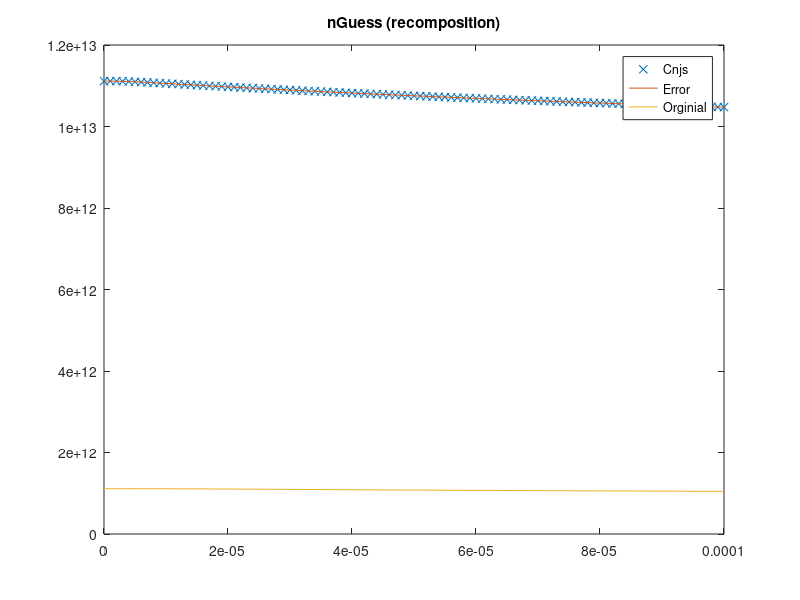
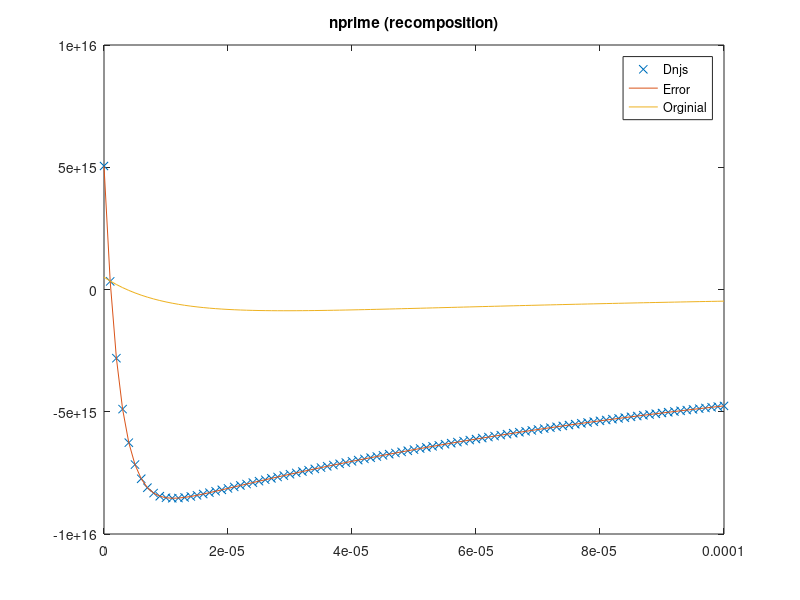
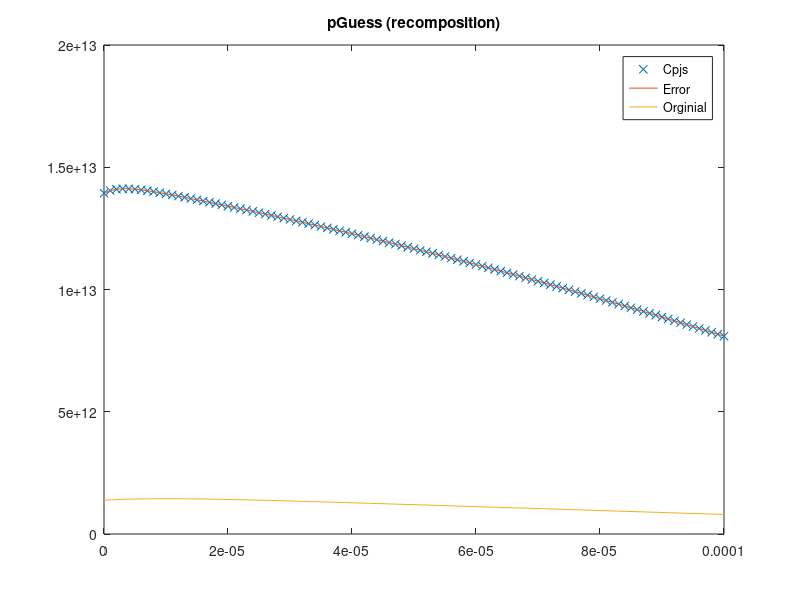
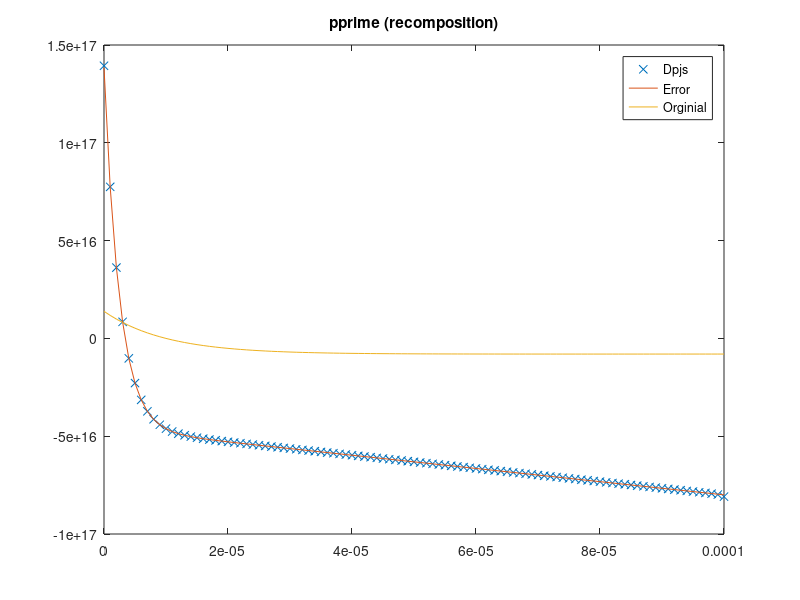

MATLAB code for these plots, in order: (Note: this script raises an error after producing the figures.)
clear all
close all
t=cputime;
%profile on

%Modified Newton, noisy input, Jacobian
%1st two terms full, 1/tau of last terms


%Version 1.0 of actual calculations
%Calculates the approximate solution of a known test function
%Uses numerical integration instead of symbolic integration
%The length of the testing regions can be varied
%The number of intervals can be varied
%The starting point of the testing region can be varied

%Collection of constants which may be useful

chi = 4.07; %(*electron affinity in eV*)
gamma = 5.47;  %(*ionization energy in eV*)
phi = chi + gamma/2; %(*work function in eV*)
Eg = gamma - chi;
ni = 2*10^6; %(*intrinsic carrier concentration in [1/cm^3]*)
me = 9.1*10^-31; %(*mass of electron  in kg*)
meffe = .067*me ;%(*mass in density of states for electrons [1]*)
meffh = .47*me; %(*mass in density of states for holes [1]*)
keV = 8.617*10^-5 ;%(*boltzmann  constant in eV/K*)
ksi = 1.38*10^-23; %(*boltzmann constant in J/K*)
ksiN = 1.38*10^-23;
ksiP = 1.38*10^-23;
T = 300; %(*Cell temperature in K*)
h = 6.626 * 10^-34;
Ec = -chi;
Ev = -gamma;
e0m = 8.854*10^-15;  %(*permittivity of free space in [s^4 A^2/m^3 kg]*)
e0 = e0m*10^-6; %(*permittivity of free space in [s^4 A^2/cm^3 kg]*)
er = 13.1; %(*permittivity ratio for a given material [1]*)
q = 1.6*10^-19; %(*Fundamental charge in C*)
taun = 10^-3; %(*electron lifetime in s*)
taup = 10^-3;%(*hole lifetime in s*)
mun = 8500; %(*electron mobility in cm^2/V s*)
mup = 400; %(*hole mobility in cm^2/V s*)
Dn = 220; %(*electron diffusivity in cm^2/s*)
Dp = 10; %(*hole diffusivity in cm^2/s*)
Sr = 10^5; %(*recombination velocity (in cm/s)*)
Wn = 10^-4; %(*Lenght of n-type region (in cm)*)
Wp = 10^-4; %(*Length of p-type region (in cm)*)


%Input the start and end points of the testing region and determine its
%length
startPoint = 0;
endPoint = Wn;
totalLength = endPoint-startPoint;

%Set number of intervals to divide domain into
numIntervals = 100;
intervalLength = totalLength/numIntervals;
dx = intervalLength;
maxIterations=50;
% Store node locations
node = startPoint:dx:totalLength;

%Random noise bounds
rand=4;

AbsError=10^-18;
RelError=10^-6;

filepath=strcat('modifiedNewton v7/rand',num2str(rand),'/',num2str(numIntervals),'terms');
mkdir(filepath)

%(*Solar incidence data*)
alphaOpt = 10000; %(*/cm*) (*GaAs*)
Conc = 1;
Lflux = 2.0*10^17; %(*/cm^2 s *) (*photons absorbed by GaAs at 1 sun*)
R = 0.1; %(*reflection coefficient*)
Gop = @(x) alphaOpt*Conc*Lflux*(1 - R)*exp(-alphaOpt*(x));%(*/cm^3*) 


indexp = linspace(startPoint,totalLength+startPoint,numIntervals+1);
indexn = linspace(startPoint,totalLength+startPoint,numIntervals+1);

%Define general basis functions for interval 0 to 1
% Use inline functions; define generic basis functions and derivatives

%Phi function is chosen such that phi_right (f1) has f(0) = 1, f(1)=0, f'(0) = 1,
%f'(1)=0
%Phi function is chosen such that phi_left (f2) has f(0) = 0, f(1)=1, f'(0) = 1,
%f'(1)=0
%f1 = phi_right
%f2 = phi_left
f1 =@(x) (1-3.*(x/dx).^2+ 2.*(x/dx).^3);
f2 =@(x) (3*(x/dx).^2-2*(x/dx).^3); 

f1prime = @(x) (-6/dx^2.*(x) + 6/dx^3.*(x).^2);
f2prime = @(x) (6/dx^2.*(x) - 6/dx^3.*(x).^2);

f1primeprime = @(x) (-6/dx^2 + 12/dx^3.*(x));
f2primeprime = @(x) (6/dx^2 - 12/dx^3.*(x));

%Psi function is chosen such that psi_right (f3) has f'(0) = 1, f'(1)=0, f(0) =
%0, f(1)=0
%Psi function is chosen such that psi_left (f4) has f'(0) = 0, f'(1)=1, f(0) = 0,
%f(1)=0
%f3 = psi_left
%f4 = psi_right
f3 = @(x) ((x/dx)- 2*(x/dx).^2+(x/dx).^3)*dx;
f4 = @(x) (-(x/dx).^2+(x/dx).^3)*dx;


f3prime = @(x) (1/dx - 4/dx.^2.*(x) + 3/dx.^3.*(x).^2)*dx;
f4prime = @(x) (-2/dx^2.*(x) + 3/dx^3.*(x).^2)*dx;

f3primeprime = @(x) (-4/dx.^2 + 6/dx.^3.*(x))*dx;
f4primeprime = @(x) (-2/dx.^2 + 6/dx.^3.*(x))*dx;

% x_axis=0:dx/100:dx;
% subplot(221),plot(x_axis,f1(x_axis))
% subplot(222),plot(x_axis,f2(x_axis))
% subplot(223),plot(x_axis,f3(x_axis))
% subplot(224),plot(x_axis,f4(x_axis))
%%%%%%%%%%%%%%%%%%%%%%%%%%%%%%%%%%%%%%%%%%%%%%%%%%%%%%%%%%%%%%%%%%%%%%%%%%%%%%
%Set up known n(x) and p(x) distributions
%%%%%%%%%%%%%%%%%%%%%%%%%%%%%%%%%%%%%%%%%%%%%%%%%%%%%%%%%%%%%%%%%%%%%%%%%%%%%%


%Set up initial guess for p(x).  The curve goes has the vague shape of the
%expected output (peak near 0 and vaguely exponential).

%%%%%%%%%%%%%%%%%%%%%%%%%%%%%%%%%%%%%%%%%%%%%%%%%%
%NOTE: If pGuess is change, initial BCs for pGuess must also be changed
%%%%%%%%%%%%%%%%%%%%%%%%%%%%%%%%%%%%%%%%%%%%%%%%%%
p1=8.14812*10^13;
p2=-2.19257*10^11;
p3=-8.12149*10^13;
p4=1.33755*10^12;
gammap1=100;
gammap2=100000;
gammap3=1;
gammap4=10;

%Symbolic form of pGuess
pGuessOrig = @(x) p1*exp(-gammap1*x)+p2*exp(-gammap2*x)+p3*exp(-gammap3*x)+p4*exp(-gammap4*x);

n1=-1.79768*10^10;
n2=1.29154*10^11;
n3=9.94351*10^11;
n4=5.6616*10^9;
gamman1=100000;
gamman2=10000;
gamman3=1;
gamman4=10;

%Symbolic form of nGuess
nGuessOrig = @(x) n1*exp(-gamman1*x)+n2*exp(-gamman2*x)+n3*exp(-gamman3*x)+n4*exp(-gamman4*x);

nprimeOrig = @(x) -(n1*gamman1*exp(-gamman1*x) + n2*gamman2*exp(-gamman2*x) + n3*gamman3*exp(-gamman3*x)+n4*gamman4*exp(-gamman4*x));
pprimeOrig = @(x) -(p1*gammap1*exp(-gammap1*x) + p2*gammap2*exp(-gammap2*x) + p3*gammap3*exp(-gammap3*x)+p4*gammap4*exp(-gammap4*x));

nprimeprimeOrig = @(x) (n1*gamman1*gamman1*exp(-gamman1*x) + n2*gamman2*gamman2*exp(-gamman2*x) + n3*gamman3*gamman3*exp(-gamman3*x)+n4*gamman4*gamman4*exp(-gamman4*x));
pprimeprimeOrig = @(x) (p1*gammap1*gammap1*exp(-gammap1*x) + p2*gammap2*gammap2*exp(-gammap2*x) + p3*gammap3*gammap3*exp(-gammap3*x)+p4*gammap4*gammap4*exp(-gammap4*x));

cn1 = Dn - ksiN*T*mun/q;
cn2 = ksiN*T*mun/q;

cp1 = ksiP*T*mup/q - Dp;
cp2 = -ksiP*T*mup/q;

%Check BCs
% alphaNtest = nprimeOrig(0)/nGuessOrig(0)
% alphaPtest = pprimeOrig(0)/pGuessOrig(0)
% betaNtest = nprimeOrig(Wn)/nGuessOrig(Wn)
% betaPtest = pprimeOrig(Wn)/pGuessOrig(Wn)


%Gopn = @(x) cn1.*(n1*(gamman1*gamman1)*exp(-gamman1*x) + n2*(gamman2*gamman2)*exp(-gamman2*x) + n3*(gamman3*gamman3)*exp(-gamman3*x))    +(ksiN*T*mun/q*(pprimeprimeOrig(x)./pGuessOrig(x) - (pprimeOrig(x)./pGuessOrig(x)).^2) - 1/taun).*(n1*exp(-gamman1*x) + n2*exp(-gamman2*x) + n3*exp(-gamman3*x));%+cn2.*pprime(x)./pGuess(x).*(-n1*(gamman1)*exp(-gamman1*x) - n2*(gamman2)*exp(-gamman2*x) - n3*(gamman3)*exp(-gamman3*x))     
%Gopp = @(x) cp1.*(p1*(gammap1*gammap1)*exp(-gammap1*x) + p2*(gammap2*gammap2)*exp(-gammap2*x) + p3*(gammap3*gammap3)*exp(-gammap3*x))    +(ksiP*T*mup/q*((nprimeOrig(x)./nGuessOrig(x)).^2 - nprimeprimeOrig(x)./nGuessOrig(x)) - 1/taup).*(p1*exp(-gammap1*x) + p2*exp(-gammap2*x) + p3*exp(-gammap3*x));%+cp2.*nprime(x)./nGuess(x).*(-p1*(gammap1)*exp(-gammap1*x) - p2*(gammap2)*exp(-gammap2*x) - p3*(gammap3)*exp(-gammap3*x))     

%Adjust pGuess to include error
%Adjust pGuess to include error

%'Noisified' terms
%n3*rand,gamman1,gamman2,gamman3 set;n1 and n2 calculated from those
%numbers using BCs
%Calcs done in Mathematica

n1rand=-3.63681*10^10;
n2rand=7.48779*10^11;
n3rand=-2.11622*10^14;
n4rand=2.22022*10^14;
gamman1rand=100000*rand;

nGuess = @(x) (n1rand*exp(-gamman1rand*x)+n2rand*exp(-gamman2*x)+n3rand*exp(-gamman3*x)+n4rand*exp(-gamman4*x));
nprime = @(x) -(n1rand*gamman1rand*exp(-gamman1rand*x) + n2rand*gamman2*exp(-gamman2*x) + n3rand*gamman3*exp(-gamman3*x)+n4rand*gamman4*exp(-gamman4*x));
nprimeprime = @(x) n1rand*gamman1rand*gamman1rand*exp(-gamman1rand*x) + n2rand*gamman2*gamman2*exp(-gamman2*x) + n3rand*gamman3*gamman3*exp(-gamman3*x)+n4rand*gamman4*gamman4*exp(-gamman4*x);

%p3*rand,gammap1,gammap2,gammap3 set;p1 and p2 calculated from those
%numbers using BCs
%Calcs done in Mathematica

p1rand=-3.82636*10^16;
p2rand=-4.61456*10^11;
p3rand=-3.87746*10^17;
p4rand=4.26024*10^17;
gammap2rand=100000*rand;

pGuess = @(x) (p1rand*exp(-gammap1*x)+p2rand*exp(-gammap2rand*x)+p3rand*exp(-gammap3*x)+p4rand*exp(-gammap4*x));
pprime = @(x) -(p1rand*gammap1*exp(-gammap1*x) + p2rand*gammap2rand*exp(-gammap2rand*x) + p3rand*gammap3*exp(-gammap3*x)+p4rand*gammap4*exp(-gammap4*x));
pprimeprime =@(x) p1rand*gammap1*gammap1*exp(-gammap1*x) + p2rand*gammap2rand*gammap2rand*exp(-gammap2rand*x) + p3rand*gammap3*gammap3*exp(-gammap3*x)+p4rand*gammap4*gammap4*exp(-gammap4*x);

% alphaNtestNoise = nprime(0)/nGuess(0)
% alphaPtestNoise = pprime(0)/pGuess(0)
% betaNtestNoise = nprime(Wn)/nGuess(Wn)
% betaPtestNoise = pprime(Wn)/pGuess(Wn)
% 
% diffAlphaN=alphaNtest-alphaNtestNoise
% diffAlphaP=alphaPtest-alphaPtestNoise
% diffBetaN=betaNtest-betaNtestNoise
% diffBetaP=betaPtest-betaPtestNoise

% fig2 = figure;
% plot(node,nGuess(node)), title('nGuess')
% saveas(fig2,strcat(filepath,'/nGuess.jpg'))

%Convert initial guess into form finite element composition
%This will allow it to be usable in later calculations

%Boundary conditions of test function put into form usable for the
%calculations below
 

%%%%%%%%%%%%%%%%%%%%%%%%%%%%%%%%%%%%%%%%%%%%%%%%%%%%%%%%%%%%%%%%%%%%%%%%%%%%
%Calculate composition of n(x) in finite element space
%%%%%%%%%%%%%%%%%%%%%%%%%%%%%%%%%%%%%%%%%%%%%%%%%%%%%%%%%%%%%%%%%%%%%%%%%%
%alpha is boundary conditions term, n'(0)=alpha*n(0)
alphan = nprimeOrig(0)/nGuessOrig(0);

%beta is boundary condition term, n'(L) = beta n(L)
betan= nprimeOrig(totalLength)/nGuessOrig(totalLength);

%alpha is boundary conditions term, n'(0)=alpha*n(0)
alphap = pprimeOrig(0)/pGuessOrig(0);

%beta is boundary condition term, n'(L) = beta n(L)
betap= pprimeOrig(totalLength)/pGuessOrig(totalLength);


massmatrix = sparse (4*numIntervals,4*numIntervals);

massrhs = zeros(4*numIntervals,1);
for k = 1:numIntervals-2
	%%%%%%%%%%%%%%%%%%%%%%%%%%%%%%%%%%%%%%%%%%
    %Block 1  - (Upper left 4x4)
    %%%%%%%%%%%%%%%%%%%%%%%%%%%%%%%%%%%%%%%%%%
    %massmatrix(phi(n,r),xx)
	massmatrix(4*k-1,4*k-1) = massmatrix(4*k-1,4*k-1) + integral(@(x) f1((x-node(k+1))).*f1((x-node(k+1))),node(k+1),node(k+2),'AbsTol',AbsError,'RelTol',RelError);
	massmatrix(4*k,4*k-1)   = massmatrix(4*k,4*k-1) +   integral(@(x) f1((x-node(k+1))).*f3((x-node(k+1))),node(k+1),node(k+2),'AbsTol',AbsError,'RelTol',RelError);

    %massmatrix(psi(n,r),xx)
    massmatrix(4*k-1,4*k) = massmatrix(4*k-1,4*k) + integral(@(x) f3((x-node(k+1))).*f1((x-node(k+1))),node(k+1),node(k+2),'AbsTol',AbsError,'RelTol',RelError);
	massmatrix(4*k,4*k)   = massmatrix(4*k,4*k) +   integral(@(x) f3((x-node(k+1))).*f3((x-node(k+1))),node(k+1),node(k+2),'AbsTol',AbsError,'RelTol',RelError);

    %massmatrix(phi(p,r),xx)
	massmatrix(4*k+1,4*k+1) = massmatrix(4*k+1,4*k+1) + integral(@(x) f1((x-node(k+1))).*f1((x-node(k+1))),node(k+1),node(k+2),'AbsTol',AbsError,'RelTol',RelError);
	massmatrix(4*k+2,4*k+1) = massmatrix(4*k+2,4*k+1) + integral(@(x) f1((x-node(k+1))).*f3((x-node(k+1))),node(k+1),node(k+2),'AbsTol',AbsError,'RelTol',RelError);

    %massmatrix(psi(p,r),xx)
	massmatrix(4*k+1,4*k+2) = massmatrix(4*k+1,4*k+2) + integral(@(x) f3((x-node(k+1))).*f1((x-node(k+1))),node(k+1),node(k+2),'AbsTol',AbsError,'RelTol',RelError);
	massmatrix(4*k+2,4*k+2) = massmatrix(4*k+2,4*k+2) + integral(@(x) f3((x-node(k+1))).*f3((x-node(k+1))),node(k+1),node(k+2),'AbsTol',AbsError,'RelTol',RelError);
    
    %%%%%%%%%%%%%%%%%%%%%%%%%%%%%%%%%%%%%%%%%%
    %Block 2  - (Upper right 4x4)
    %%%%%%%%%%%%%%%%%%%%%%%%%%%%%%%%%%%%%%%%%%
    %massmatrix(phi(n,r),xx)
	massmatrix(4*k-1,4*k+3) = massmatrix(4*k-1,4*k+3) + integral(@(x) f2((x-node(k+1))).*f1((x-node(k+1))),node(k+1),node(k+2),'AbsTol',AbsError,'RelTol',RelError);
	massmatrix(4*k,4*k+3)   = massmatrix(4*k,4*k+3) +   integral(@(x) f2((x-node(k+1))).*f3((x-node(k+1))),node(k+1),node(k+2),'AbsTol',AbsError,'RelTol',RelError);

    %massmatrix(psi(n,r),xx)
    massmatrix(4*k-1,4*k+4) = massmatrix(4*k-1,4*k+4) + integral(@(x) f4((x-node(k+1))).*f1((x-node(k+1))),node(k+1),node(k+2),'AbsTol',AbsError,'RelTol',RelError);
	massmatrix(4*k,4*k+4)   = massmatrix(4*k,4*k+4) +   integral(@(x) f4((x-node(k+1))).*f3((x-node(k+1))),node(k+1),node(k+2),'AbsTol',AbsError,'RelTol',RelError);

    %massmatrix(phi(p,r),xx)
	massmatrix(4*k+1,4*k+5) = massmatrix(4*k+1,4*k+5) + integral(@(x) f2((x-node(k+1))).*f1((x-node(k+1))),node(k+1),node(k+2),'AbsTol',AbsError,'RelTol',RelError);
	massmatrix(4*k+2,4*k+5) = massmatrix(4*k+2,4*k+5) + integral(@(x) f2((x-node(k+1))).*f3((x-node(k+1))),node(k+1),node(k+2),'AbsTol',AbsError,'RelTol',RelError);

    %massmatrix(psi(p,r),xx)
	massmatrix(4*k+1,4*k+6) = massmatrix(4*k+1,4*k+6) + integral(@(x) f4((x-node(k+1))).*f1((x-node(k+1))),node(k+1),node(k+2),'AbsTol',AbsError,'RelTol',RelError);
	massmatrix(4*k+2,4*k+6) = massmatrix(4*k+2,4*k+6) + integral(@(x) f4((x-node(k+1))).*f3((x-node(k+1))),node(k+1),node(k+2),'AbsTol',AbsError,'RelTol',RelError);
    
    
   %%%%%%%%%%%%%%%%%%%%%%%%%%%%%%%%%%%%%%%%%%
    %Block 3  - (Bottom left 4x4)
    %%%%%%%%%%%%%%%%%%%%%%%%%%%%%%%%%%%%%%%%%%
    %massmatrix(phi(n,r),xx)
	massmatrix(4*k+3,4*k-1) = massmatrix(4*k+3,4*k-1) + integral(@(x) f1((x-node(k+1))).*f2((x-node(k+1))),node(k+1),node(k+2),'AbsTol',AbsError,'RelTol',RelError);
	massmatrix(4*k+4,4*k-1) = massmatrix(4*k+4,4*k-1) + integral(@(x) f1((x-node(k+1))).*f4((x-node(k+1))),node(k+1),node(k+2),'AbsTol',AbsError,'RelTol',RelError);

    %massmatrix(psi(n,r),xx)
    massmatrix(4*k+3,4*k) = massmatrix(4*k+3,4*k) + integral(@(x) f3((x-node(k+1))).*f2((x-node(k+1))),node(k+1),node(k+2),'AbsTol',AbsError,'RelTol',RelError);
	massmatrix(4*k+4,4*k) = massmatrix(4*k+4,4*k) + integral(@(x) f3((x-node(k+1))).*f4((x-node(k+1))),node(k+1),node(k+2),'AbsTol',AbsError,'RelTol',RelError);

    %massmatrix(phi(p,r),xx)
	massmatrix(4*k+5,4*k+1) = massmatrix(4*k+5,4*k+1) + integral(@(x) f1((x-node(k+1))).*f2((x-node(k+1))),node(k+1),node(k+2),'AbsTol',AbsError,'RelTol',RelError);
	massmatrix(4*k+6,4*k+1) = massmatrix(4*k+6,4*k+1) + integral(@(x) f1((x-node(k+1))).*f4((x-node(k+1))),node(k+1),node(k+2),'AbsTol',AbsError,'RelTol',RelError);

    %massmatrix(psi(p,r),xx)
	massmatrix(4*k+5,4*k+2) = massmatrix(4*k+5,4*k+2) + integral(@(x) f3((x-node(k+1))).*f2((x-node(k+1))),node(k+1),node(k+2),'AbsTol',AbsError,'RelTol',RelError);
	massmatrix(4*k+6,4*k+2) = massmatrix(4*k+6,4*k+2) + integral(@(x) f3((x-node(k+1))).*f4((x-node(k+1))),node(k+1),node(k+2),'AbsTol',AbsError,'RelTol',RelError);
    
    
    %%%%%%%%%%%%%%%%%%%%%%%%%%%%%%%%%%%%%%%%%%
    %Block 4  - (Bottom right 4x4)
    %%%%%%%%%%%%%%%%%%%%%%%%%%%%%%%%%%%%%%%%%%
    %massmatrix(phi(n,r),xx)
	massmatrix(4*k+3,4*k+3) = massmatrix(4*k+3,4*k+3) + integral(@(x) f2((x-node(k+1))).*f2((x-node(k+1))),node(k+1),node(k+2),'AbsTol',AbsError,'RelTol',RelError);
	massmatrix(4*k+4,4*k+3) = massmatrix(4*k+4,4*k+3) + integral(@(x) f2((x-node(k+1))).*f4((x-node(k+1))),node(k+1),node(k+2),'AbsTol',AbsError,'RelTol',RelError);

    %massmatrix(psi(n,r),xx)
    massmatrix(4*k+3,4*k+4) = massmatrix(4*k+3,4*k+4) + integral(@(x) f4((x-node(k+1))).*f2((x-node(k+1))),node(k+1),node(k+2),'AbsTol',AbsError,'RelTol',RelError);
	massmatrix(4*k+4,4*k+4) = massmatrix(4*k+4,4*k+4) + integral(@(x) f4((x-node(k+1))).*f4((x-node(k+1))),node(k+1),node(k+2),'AbsTol',AbsError,'RelTol',RelError);

    %massmatrix(phi(p,r),xx)
	massmatrix(4*k+5,4*k+5) = massmatrix(4*k+5,4*k+5) + integral(@(x) f2((x-node(k+1))).*f2((x-node(k+1))),node(k+1),node(k+2),'AbsTol',AbsError,'RelTol',RelError);
	massmatrix(4*k+6,4*k+5) = massmatrix(4*k+6,4*k+5) + integral(@(x) f2((x-node(k+1))).*f4((x-node(k+1))),node(k+1),node(k+2),'AbsTol',AbsError,'RelTol',RelError);

    %massmatrix(psi(p,r),xx)
	massmatrix(4*k+5,4*k+6) = massmatrix(4*k+5,4*k+6) + integral(@(x) f4((x-node(k+1))).*f2((x-node(k+1))),node(k+1),node(k+2),'AbsTol',AbsError,'RelTol',RelError);
	massmatrix(4*k+6,4*k+6) = massmatrix(4*k+6,4*k+6) + integral(@(x) f4((x-node(k+1))).*f4((x-node(k+1))),node(k+1),node(k+2),'AbsTol',AbsError,'RelTol',RelError);

    %%%%%%%%%%%%%%%%%%%%%%%%%%%%%%%%%%%%%%
    %RHS input
    %%%%%%%%%%%%%%%%%%%%%%%%%%%%%%%%%%%%%%%
    %nGuess terms
	massrhs(4*k-1) =      massrhs(4*k-1) +        integral(@(x) f1((x-node(k+1))).*nGuess(x),node(k+1),node(k+2),'AbsTol',AbsError,'RelTol',RelError);
	massrhs(4*k) =        massrhs(4*k)   +        integral(@(x) f3((x-node(k+1))).*nGuess(x),node(k+1),node(k+2),'AbsTol',AbsError,'RelTol',RelError);
    massrhs(4*k+3) =      massrhs(4*k+3) +        integral(@(x) f2((x-node(k+1))).*nGuess(x),node(k+1),node(k+2),'AbsTol',AbsError,'RelTol',RelError);
	massrhs(4*k+4) =      massrhs(4*k+4) +        integral(@(x) f4((x-node(k+1))).*nGuess(x),node(k+1),node(k+2),'AbsTol',AbsError,'RelTol',RelError);
    
    %pGuess terms
	massrhs(4*k+1) =    massrhs(4*k+1) +      integral(@(x) f1((x-node(k+1))).*pGuess(x),node(k+1),node(k+2),'AbsTol',AbsError,'RelTol',RelError);
	massrhs(4*k+2) =    massrhs(4*k+2) +      integral(@(x) f3((x-node(k+1))).*pGuess(x),node(k+1),node(k+2),'AbsTol',AbsError,'RelTol',RelError);
    massrhs(4*k+5) =    massrhs(4*k+5) +      integral(@(x) f2((x-node(k+1))).*pGuess(x),node(k+1),node(k+2),'AbsTol',AbsError,'RelTol',RelError);
	massrhs(4*k+6) =    massrhs(4*k+6) +      integral(@(x) f4((x-node(k+1))).*pGuess(x),node(k+1),node(k+2),'AbsTol',AbsError,'RelTol',RelError);
   
end    
    
%Handle 1st interval 'half case'
%Top left 2x2 block
massmatrix(1,1)= integral(@(x) (f1((x-node(1))) + alphan*f3((x-node(1)))).*(f1((x-node(1))) + alphan*f3((x-node(1)))),node(1),node(1)+dx,'AbsTol',AbsError,'RelTol',RelError);
massmatrix(2,2)= integral(@(x) (f1((x-node(1))) + alphap*f3((x-node(1)))).*(f1((x-node(1))) + alphap*f3((x-node(1)))),node(1),node(1)+dx,'AbsTol',AbsError,'RelTol',RelError);

%Left 2x4 block
massmatrix(3,1) = integral(@(x) (f1((x-node(1))) + alphan*f3((x-node(1)))).*f2((x-node(1))),node(1),node(1)+dx,'AbsTol',AbsError,'RelTol',RelError);
massmatrix(4,1) = integral(@(x) (f1((x-node(1))) + alphan*f3((x-node(1)))).*f4((x-node(1))),node(1),node(1)+dx,'AbsTol',AbsError,'RelTol',RelError);

massmatrix(5,2) = integral(@(x) (f1((x-node(1))) + alphap*f3((x-node(1)))).*f2((x-node(1))),node(1),node(1)+dx,'AbsTol',AbsError,'RelTol',RelError);
massmatrix(6,2) = integral(@(x) (f1((x-node(1))) + alphap*f3((x-node(1)))).*f4((x-node(1))),node(1),node(1)+dx,'AbsTol',AbsError,'RelTol',RelError);

%Right 4x2 block
massmatrix(1,3) = integral(@(x) f2((x-node(1))).*(f1((x-node(1))) + alphan*f3((x-node(1)))),node(1),node(1)+dx,'AbsTol',AbsError,'RelTol',RelError);
massmatrix(1,4) = integral(@(x) f4((x-node(1))).*(f1((x-node(1))) + alphan*f3((x-node(1)))),node(1),node(1)+dx,'AbsTol',AbsError,'RelTol',RelError);

massmatrix(2,5) = integral(@(x) f2((x-node(1))).*(f1((x-node(1))) + alphap*f3((x-node(1)))),node(1),node(1)+dx,'AbsTol',AbsError,'RelTol',RelError);
massmatrix(2,6) = integral(@(x) f4((x-node(1))).*(f1((x-node(1))) + alphap*f3((x-node(1)))),node(1),node(1)+dx,'AbsTol',AbsError,'RelTol',RelError);


%Overlapping 4x4 block
%massmatrix(phi(n,r),xx)
massmatrix(3,3) = massmatrix(3,3) + integral(@(x) f2((x-node(k+1))).*f2((x-node(k+1))),node(k+1),node(k+2),'AbsTol',AbsError,'RelTol',RelError);
massmatrix(4,3)   = massmatrix(4,3) + integral(@(x) f2((x-node(k+1))).*f4((x-node(k+1))),node(k+1),node(k+2),'AbsTol',AbsError,'RelTol',RelError);

%massmatrix(psi(n,r),xx)
massmatrix(3,4) = massmatrix(3,4) + integral(@(x) f4((x-node(k+1))).*f2((x-node(k+1))),node(k+1),node(k+2),'AbsTol',AbsError,'RelTol',RelError);
massmatrix(4,4)   = massmatrix(4,4) + integral(@(x) f4((x-node(k+1))).*f4((x-node(k+1))),node(k+1),node(k+2),'AbsTol',AbsError,'RelTol',RelError);

%massmatrix(phi(p,r),xx)
massmatrix(5,5) = massmatrix(5,5) + integral(@(x) f2((x-node(k+1))).*f2((x-node(k+1))),node(k+1),node(k+2),'AbsTol',AbsError,'RelTol',RelError);
massmatrix(6,5) = massmatrix(6,5) + integral(@(x) f2((x-node(k+1))).*f4((x-node(k+1))),node(k+1),node(k+2),'AbsTol',AbsError,'RelTol',RelError);

%massmatrix(psi(p,r),xx)
massmatrix(5,6) = massmatrix(5,6) + integral(@(x) f4((x-node(k+1))).*f2((x-node(k+1))),node(k+1),node(k+2),'AbsTol',AbsError,'RelTol',RelError);
massmatrix(6,6) = massmatrix(6,6) + integral(@(x) f4((x-node(k+1))).*f4((x-node(k+1))),node(k+1),node(k+2),'AbsTol',AbsError,'RelTol',RelError);

%RHS nGuess edge cases
massrhs(1) = massrhs(1) + integral(@(x) (f1((x-node(1))) + alphan*f3((x-node(1)))).*nGuess(x),node(1),node(1)+dx,'AbsTol',AbsError,'RelTol',RelError);
massrhs(3) = massrhs(3) + integral(@(x) f2((x-node(1))).*nGuess(x),node(1),node(1)+dx,'AbsTol',AbsError,'RelTol',RelError);
massrhs(4) = massrhs(4) + integral(@(x) f4((x-node(1))).*nGuess(x),node(1),node(1)+dx,'AbsTol',AbsError,'RelTol',RelError);

%RHS nGuess edge cases
massrhs(2) = massrhs(2) + integral(@(x) (f1((x-node(1))) + alphap*f3((x-node(1)))).*pGuess(x),node(1),node(1)+dx,'AbsTol',AbsError,'RelTol',RelError);
massrhs(5) = massrhs(5) + integral(@(x) f2((x-node(1))).*pGuess(x),node(1),node(1)+dx,'AbsTol',AbsError,'RelTol',RelError);
massrhs(6) = massrhs(6) + integral(@(x) f4((x-node(1))).*pGuess(x),node(1),node(1)+dx,'AbsTol',AbsError,'RelTol',RelError);


%Handle last interval 'half case'
last = 4*numIntervals;

%Handle 1st interval 'half case'
%Bottom right 2x2 block
massmatrix(last,last) =     integral(@(x) (f2((x-node(end)+dx)) + betap*f4((x-node(end)+dx))).*(f2((x-node(end)+dx)) + betap*f4((x-node(end)+dx))),node(end)-dx,node(end),'AbsTol',AbsError,'RelTol',RelError);
massmatrix(last-1,last-1) = integral(@(x) (f2((x-node(end)+dx)) + betan*f4((x-node(end)+dx))).*(f2((x-node(end)+dx)) + betan*f4((x-node(end)+dx))),node(end)-dx,node(end),'AbsTol',AbsError,'RelTol',RelError);


%Bottom 2x4 block
massmatrix(last,last-2) = integral(@(x) f3((x-node(end)+dx)).*(f2((x-node(end)+dx)) + betap*f4((x-node(end)+dx))),node(end)-dx,node(end),'AbsTol',AbsError,'RelTol',RelError);
massmatrix(last,last-3) = integral(@(x) f1((x-node(end)+dx)).*(f2((x-node(end)+dx)) + betap*f4((x-node(end)+dx))),node(end)-dx,node(end),'AbsTol',AbsError,'RelTol',RelError);

massmatrix(last-1,last-4) = integral(@(x) f3((x-node(end)+dx)).*(f2((x-node(end)+dx)) + betan*f4((x-node(end)+dx))),node(end)-dx,node(end),'AbsTol',AbsError,'RelTol',RelError);
massmatrix(last-1,last-5) = integral(@(x) f1((x-node(end)+dx)).*(f2((x-node(end)+dx)) + betan*f4((x-node(end)+dx))),node(end)-dx,node(end),'AbsTol',AbsError,'RelTol',RelError);


%Left 4x2 Block
massmatrix(last-2,last) = integral(@(x) (f2((x-node(end)+dx)) + betap*f4((x-node(end)+dx))).*f3((x-node(end)+dx)),node(end)-dx,node(end),'AbsTol',AbsError,'RelTol',RelError);
massmatrix(last-3,last) = integral(@(x) (f2((x-node(end)+dx)) + betap*f4((x-node(end)+dx))).*f1((x-node(end)+dx)),node(end)-dx,node(end),'AbsTol',AbsError,'RelTol',RelError);

massmatrix(last-4,last-1) = integral(@(x) (f2((x-node(end)+dx)) + betan*f4((x-node(end)+dx))).*f3((x-node(end)+dx)),node(end)-dx,node(end),'AbsTol',AbsError,'RelTol',RelError);
massmatrix(last-5,last-1) = integral(@(x) (f2((x-node(end)+dx)) + betan*f4((x-node(end)+dx))).*f1((x-node(end)+dx)),node(end)-dx,node(end),'AbsTol',AbsError,'RelTol',RelError);


%Overlapping 4x4 block
%massmatrix(phi(n,r),xx)
massmatrix(last-5,last-5) = massmatrix(last-5,last-5) + integral(@(x) f1((x-node(k+1))).*f1((x-node(k+1))),node(k+1),node(k+2),'AbsTol',AbsError,'RelTol',RelError);
massmatrix(last-4,last-5) = massmatrix(last-4,last-5) + integral(@(x) f1((x-node(k+1))).*f3((x-node(k+1))),node(k+1),node(k+2),'AbsTol',AbsError,'RelTol',RelError);

%massmatrix(psi(n,r),xx)
massmatrix(last-5,last-4) = massmatrix(last-5,last-4) + integral(@(x) f3((x-node(k+1))).*f1((x-node(k+1))),node(k+1),node(k+2),'AbsTol',AbsError,'RelTol',RelError);
massmatrix(last-4,last-4) = massmatrix(last-4,last-4) + integral(@(x) f3((x-node(k+1))).*f3((x-node(k+1))),node(k+1),node(k+2),'AbsTol',AbsError,'RelTol',RelError);

%massmatrix(phi(p,r),xx)
massmatrix(last-3,last-3) = massmatrix(last-3,last-3) + integral(@(x) f1((x-node(k+1))).*f1((x-node(k+1))),node(k+1),node(k+2),'AbsTol',AbsError,'RelTol',RelError);
massmatrix(last-2,last-3) = massmatrix(last-2,last-3) + integral(@(x) f1((x-node(k+1))).*f3((x-node(k+1))),node(k+1),node(k+2),'AbsTol',AbsError,'RelTol',RelError);

%massmatrix(psi(p,r),xx)
massmatrix(last-3,last-2) = massmatrix(last-3,last-2) + integral(@(x) f3((x-node(k+1))).*f1((x-node(k+1))),node(k+1),node(k+2),'AbsTol',AbsError,'RelTol',RelError);
massmatrix(last-2,last-2) = massmatrix(last-2,last-2) + integral(@(x) f3((x-node(k+1))).*f3((x-node(k+1))),node(k+1),node(k+2),'AbsTol',AbsError,'RelTol',RelError);
   
%RHS edge cases
%nGuess
massrhs(last-1) = massrhs(last)+ integral(@(x) (f2((x-node(end)+dx)) + betan*f4((x-node(end)+dx))).*nGuess(x),node(end)-dx,node(end),'AbsTol',AbsError,'RelTol',RelError);
massrhs(last-5) = massrhs(last-5) + integral(@(x) f1((x-node(end)+dx)).*nGuess(x),node(end)-dx,node(end),'AbsTol',AbsError,'RelTol',RelError);
massrhs(last-4) = massrhs(last-4) + integral(@(x) f3((x-node(end)+dx)).*nGuess(x),node(end)-dx,node(end),'AbsTol',AbsError,'RelTol',RelError);

%pGuess
massrhs(last) = massrhs(last)+ integral(@(x) (f2((x-node(end)+dx)) + betap*f4((x-node(end)+dx))).*pGuess(x),node(end)-dx,node(end),'AbsTol',AbsError,'RelTol',RelError);
massrhs(last-3) = massrhs(last-3) + integral(@(x) f1((x-node(end)+dx)).*pGuess(x),node(end)-dx,node(end),'AbsTol',AbsError,'RelTol',RelError);
massrhs(last-2) = massrhs(last-2) + integral(@(x) f3((x-node(end)+dx)).*pGuess(x),node(end)-dx,node(end),'AbsTol',AbsError,'RelTol',RelError);




%%%%%%%%%%%%%%%%%%%%%%%%%%%%%%%%%%%%%%%%%%%%%%%%%%%%%%%%%%%%%%%%%%%%%%%
%Perform final calcs
%%%%%%%%%%%%%%%%%%%%%%%%%%%%%%%%%%%%%%%%%%%%%%%%%%%%%%%%%%%%%%%%%%%%%%%%%
%Fill scalling matrix
D = sparse(4*(numIntervals),4*(numIntervals));

for index = 3:4:length(D)-2
   D(index,index) = 1;
   D(index+1,index+1) = 10^4*numIntervals;
   D(index+2,index+2) = 1;
   D(index+3,index+3) = 10^4*numIntervals;
end
D(1,1)=1;
D(2,2)=1;
D(length(D)-1,length(D)-1)=1;
D(length(D),length(D))=1;

%Scale Matrices using scaling matrix
LHSscaled = D*massmatrix*D;
RHSscaled = D*massrhs;

%Solve simultaneous equations
ScaledCoeffs = LHSscaled\RHSscaled;
Coeffs = D'*ScaledCoeffs;

%Create second scaling matrix

%Collect Cj's in an array for display purposes
Cnjs = zeros(1,numIntervals+1);
Dnjs = zeros(1,numIntervals+1);
Cpjs = zeros(1,numIntervals+1);
Dpjs = zeros(1,numIntervals+1);

for index=2:length(Cnjs)-1
   Cnjs(1,index) = Coeffs(4*index-5);
   Dnjs(1,index) = Coeffs(4*index-4);
   Cpjs(1,index) = Coeffs(4*index-3);
   Dpjs(1,index) = Coeffs(4*index-2);
end
Cnjs(1) = Coeffs(1);
Dnjs(1) = Coeffs(1)*alphan;
Cpjs(1) = Coeffs(2);
Dpjs(1) = Coeffs(2)*alphap;

Cnjs(numIntervals+1)=Coeffs(length(Coeffs)-1);
Dnjs(numIntervals+1)=Coeffs(length(Coeffs)-1)*betan;
Cpjs(numIntervals+1)=Coeffs(length(Coeffs));
Dpjs(numIntervals+1)=Coeffs(length(Coeffs))*betap;

InitialCnjs = Cnjs;
InitialDnjs = Dnjs;
InitialCpjs = Cpjs;
InitialDpjs = Dpjs;

nOrig=nGuessOrig;
pOrig=pGuessOrig;
trueCnjs = nOrig(node);
trueDnjs = nprimeOrig(node);
trueCpjs = pOrig(node);
trueDpjs = pprimeOrig(node);


fig4 = figure;
plot(indexn,Cnjs,'x',node,nGuess(node),indexn,nOrig(indexn)),title('nGuess (recomposition)'),legend('Cnjs','Error','Orginial');
saveas(fig4,strcat(filepath,'/nGuess_recomposition.jpg'))

fig4 = figure;
plot(indexn,Dnjs,'x',node,nprime(node),indexn,nprimeOrig(indexn)),title('nprime (recomposition)'),legend('Dnjs','Error','Orginial');
saveas(fig4,strcat(filepath,'/nprime_recomposition.jpg'))

fig5 = figure;
plot(indexn,Cpjs,'x',node,pGuess(node),indexn,pOrig(indexn)),title('pGuess (recomposition)'),legend('Cpjs','Error','Orginial');
saveas(fig5,strcat(filepath,'/pGuess_recomposition.jpg'))

fig5 = figure;
plot(indexn,Dpjs,'x',node,pprime(node),indexn,pprimeOrig(indexn)),title('pprime (recomposition)'),legend('Dpjs','Error','Orginial');
saveas(fig5,strcat(filepath,'/pprime_recomposition.jpg'))

% fig6=figure;
% plot(indexn,(nGuess(node)-Cnjs).^2)
% saveas(fig6,strcat(filepath,'/Recomposition difference n(x).jpg'))
% 
% fig6=figure;
% plot(indexn,(pGuess(node)-Cpjs).^2)
% saveas(fig6,strcat(filepath,'/Recomposition difference p(x).jpg'))


%[output3,Jacobian3,RHSOut,Rn1,Rn2,Rn3,Rp1,Rp2,Rp3]=callFunction3(Coeffs);

options = optimoptions('fsolve','Display','iter','TolFun',10^15,'Jacobian','on','TypicalX',Coeffs,'MaxIter',maxIterations);%
[x,fval,exitflag,output,Jacobian]= fsolve(@(x)callFunction7(x),Coeffs,options);

%Displays runtime of m-file
time = cputime-t



%Store variable values to be used later
save(strcat(filepath,'/',num2str(numIntervals),'terms',num2str(maxIterations),'iterations.mat'))